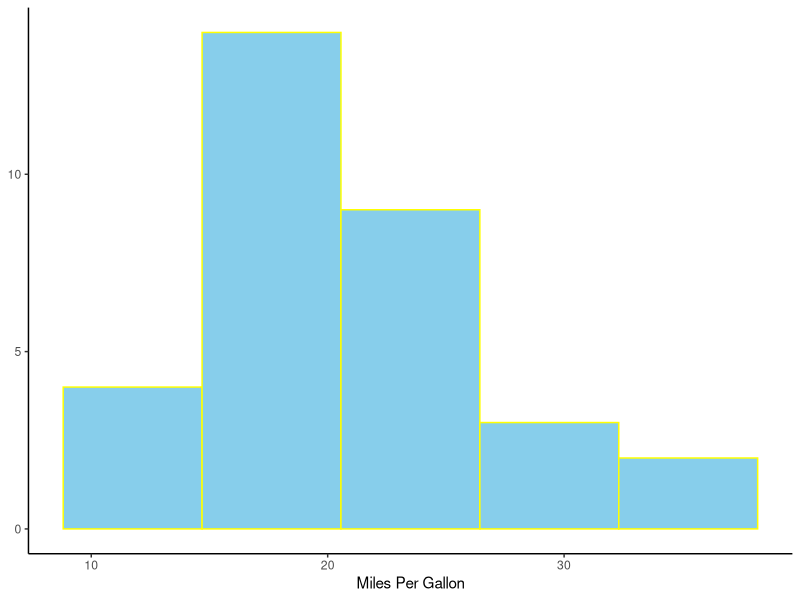

Reproduce this figure in R.
## ---- chunk 1
#| label: example manual entry
#| include: true

# I would encourage users to manually enter their labels. It is clearer for another user to view and cleaner for your presentation


## ---- chunk 2

## ---- chunk 3

## ---- chunk 4

## ---- chunk 5

## ---- chunk 6

#| label: 
#| echo: true
#| message: false 
#| fig.align: 'center' 
#| fig.width: 10 
#| fig.cap: "Figure 6.2: MPG Distribution"

library(tidyverse)
mtcars.hist <- ggplot(mtcars, aes(x=mpg))
mtcars.hist + 
  geom_histogram(bins = 5, color = "yellow", fill = "skyblue") + 
    labs(x = "Miles Per Gallon",
       y = NULL) +
  theme_classic()

